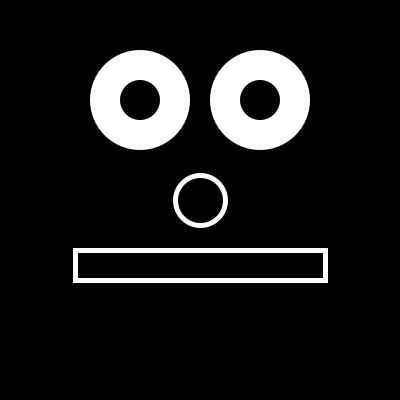
Frame 1 (no input)
Frame 60 (the mouse pressed at the canvas centre just before this capture): identical to frame 1, image omitted
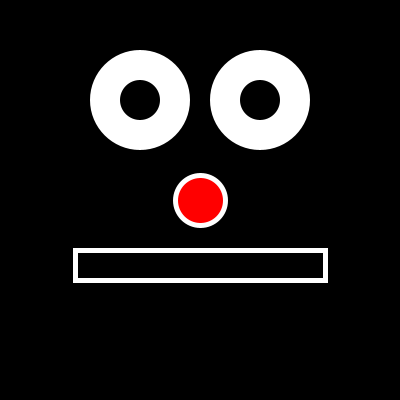
Frame 120 (the mouse held since frame 60 and released just before this capture)

The Processing sketch that drew these frames (run headless with seeded random() and noise(); from frame 60 on, the mouse is pressed at the canvas centre):

// Processing sketch: FaceReactionsExample
// ── FaceReactionsExample.pde

/*
 *  Kunstuni TIME team
 *  Cécile
 *
 *  Face example
 *
 *  A face which will respond differently based on the mouse position
 *
 */

// eyes
int leftEyeX = 140;
int leftEyeY = 100;
int rightEyeX = 260;
int rightEyeY = 100;
int eyeSize = 100;
int eyeRadius = eyeSize/2;

// nose
int noseX = 200;
int noseY = 200;
int noseSize = 50;
int noseRadius = noseSize/2;

// mouth
int mouthX = 75;
int mouthY = 250;
int mouthWidth = 250;
int mouthHeight = 30;

void setup() {
  size(400, 400);
}

void draw() {

  background(0);
  noStroke();

  // checking if the mouse is over the left eye
  if (dist(mouseX, mouseY, leftEyeX, leftEyeY) <= eyeRadius) {

    // draw left eye
    fill(255);    // fill with white
    ellipse(leftEyeX, leftEyeY, eyeSize, eyeSize-70);
    fill(0);      // fill with black
    ellipse(leftEyeX+20, leftEyeY, 40, 40);

    // right eye
    fill(255);    // fill with white
    ellipse(rightEyeX, rightEyeY, eyeSize, eyeSize-70);
    fill(0);      // fill with black
    ellipse(rightEyeX+20, rightEyeY, 40, 40);
  } else {

    // left eye
    fill(255);  // fill with white
    ellipse(leftEyeX, leftEyeY, eyeSize, eyeSize);
    fill(0);    // fill with black
    ellipse(leftEyeX, leftEyeY, 40, 40);

    // right eye
    fill(255);  // fill with white
    ellipse(rightEyeX, rightEyeY, eyeSize, eyeSize);
    fill(0);    // fill with black
    ellipse(rightEyeX, rightEyeY, 40, 40);
  }


  // checking if the mouse is over the right eye
  if (dist(mouseX, mouseY, rightEyeX, rightEyeY) <= eyeRadius) {
    // if the mouse is over the right eye, draw two black circles which will cover the rest of the eye
    fill(0);
    ellipse(leftEyeX, leftEyeY-15, eyeSize+15, eyeSize+15);
    ellipse(rightEyeX, rightEyeY-15, eyeSize+15, eyeSize+15);
  }


  // checking if the mouse is over the nose
  if (dist(mouseX, mouseY, noseX, noseY) <= noseRadius) {
    fill(255, 0, 0);  // fill with red
  } else {
    fill(0);          // fill with black
  }
  // draw the nose
  stroke(255);
  strokeWeight(5);
  ellipse(noseX, noseY, noseSize, noseSize);


  // checking if the mouse is over the mouth
  if (mouseX >= mouthX && mouseX <= (mouthX + mouthWidth) && mouseY >= mouthY && mouseY <= (mouthY + mouthHeight)) {
    mouthHeight = 80;  // make the height of the mouth bigger
  } else {
    mouthHeight = 30;  // make the height of the mouth smaller
  }

  // draw the mouth
  fill(0);
  stroke(255);
  strokeWeight(5);
  rect(mouthX, mouthY, mouthWidth, mouthHeight);
  
  
  
}
